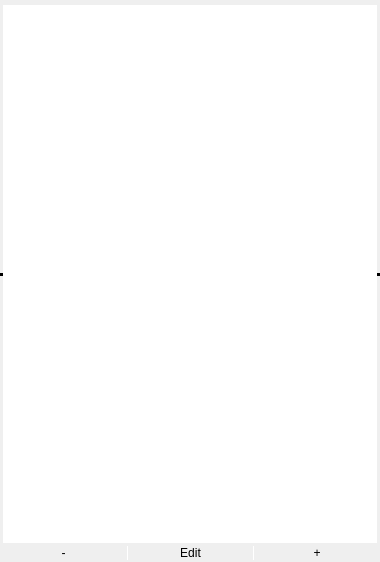
<?xml version="1.0" encoding="UTF-8"?>
<ui version="4.0">
 <class>ListViewControl</class>
 <widget class="QWidget" name="ListViewControl">
  <property name="geometry">
   <rect>
    <x>0</x>
    <y>0</y>
    <width>380</width>
    <height>562</height>
   </rect>
  </property>
  <property name="windowTitle">
   <string>Form</string>
  </property>
  <property name="styleSheet">
   <string notr="true"/>
  </property>
  <layout class="QVBoxLayout" name="verticalLayout_2">
   <property name="spacing">
    <number>0</number>
   </property>
   <property name="leftMargin">
    <number>0</number>
   </property>
   <property name="topMargin">
    <number>2</number>
   </property>
   <property name="rightMargin">
    <number>0</number>
   </property>
   <property name="bottomMargin">
    <number>2</number>
   </property>
   <item>
    <widget class="QListView" name="listView">
     <property name="frameShape">
      <enum>QFrame::HLine</enum>
     </property>
     <property name="frameShadow">
      <enum>QFrame::Plain</enum>
     </property>
     <property name="lineWidth">
      <number>3</number>
     </property>
    </widget>
   </item>
   <item>
    <widget class="QFrame" name="frame_button">
     <property name="styleSheet">
      <string notr="true"/>
     </property>
     <property name="frameShadow">
      <enum>QFrame::Sunken</enum>
     </property>
     <property name="lineWidth">
      <number>0</number>
     </property>
     <layout class="QHBoxLayout" name="horizontalLayout">
      <property name="spacing">
       <number>0</number>
      </property>
      <property name="leftMargin">
       <number>0</number>
      </property>
      <property name="topMargin">
       <number>0</number>
      </property>
      <property name="rightMargin">
       <number>0</number>
      </property>
      <property name="bottomMargin">
       <number>0</number>
      </property>
      <item>
       <widget class="QPushButton" name="button_delete">
        <property name="styleSheet">
         <string notr="true">margin-right:0px;

border-top-right-radius:0px;
border-top-left-radius:0px;
border-bottom-right-radius:0px;
</string>
        </property>
        <property name="text">
         <string>-</string>
        </property>
       </widget>
      </item>
      <item>
       <widget class="QPushButton" name="button_edit">
        <property name="styleSheet">
         <string notr="true">margin-left:0px;

border-radius:0px;
border-left:1px solid white;</string>
        </property>
        <property name="text">
         <string>Edit</string>
        </property>
       </widget>
      </item>
      <item>
       <widget class="QPushButton" name="button_create">
        <property name="styleSheet">
         <string notr="true">margin-left:0px;

border-top-left-radius:0px;
border-top-right-radius:0px;
border-bottom-left-radius:0px;
border-left : 1px solid white;</string>
        </property>
        <property name="text">
         <string>+</string>
        </property>
       </widget>
      </item>
     </layout>
    </widget>
   </item>
  </layout>
 </widget>
 <resources/>
 <connections/>
</ui>
